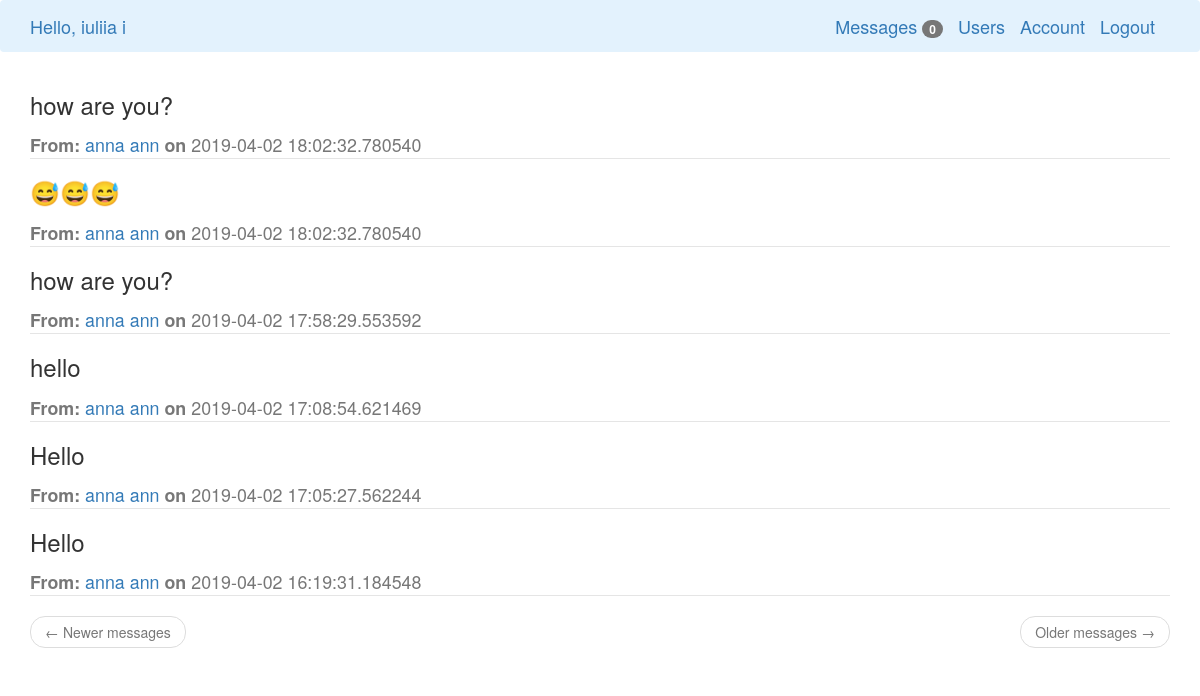
The app's page /messages (signed in) with its own data.
### main/models.py (models this page shows, shortened)
class User(db.Model, UserMixin):
    id = db.Column(db.Integer, primary_key=True)
    username = db.Column(db.String(20), unique=True, nullable=False)
    first_name = db.Column(db.String(50), nullable=False)
    last_name = db.Column(db.String(100), nullable=False)
    email = db.Column(db.String(120), unique=True, nullable=False)
    password = db.Column(db.String(60), nullable=False)
    messages_sent = db.relationship('Message',
                                    foreign_keys='Message.sender_id',
                                    backref='author', lazy='dynamic')
    messages_received = db.relationship('Message',
                                        foreign_keys='Message.recipient_id',
                                        backref='recipient', lazy='dynamic')
    last_message_read_time = db.Column(db.DateTime)
    notifications = db.relationship('Notification', backref='user',
                                    lazy='dynamic')
    tasks = db.relationship('Task', backref='user', lazy='dynamic')
    def new_messages(self):
        last_read_time = self.last_message_read_time or datetime(1900, 1, 1)
        return Message.query.filter_by(recipient=self).filter(
            Message.timestamp > last_read_time).count()
    def get_tasks_in_progress(self):
        return Task.query.filter_by(user=self, complete=False).all()

class Message(db.Model):
    id = db.Column(db.Integer, primary_key=True)
    sender_id = db.Column(db.Integer, db.ForeignKey('user.id'))
    recipient_id = db.Column(db.Integer, db.ForeignKey('user.id'))
    body = db.Column(db.Text)
    timestamp = db.Column(db.DateTime, index=True, default=datetime.utcnow())

### main/messages/routes.py (the view)
@messages.route('/messages')
@login_required
def msg():
    current_user.last_message_read_time = datetime.utcnow()
    db.session.commit()
    page = request.args.get('page', 1, type=int)
    messages = current_user.messages_received.order_by(
        Message.timestamp.desc()).paginate(
            page, current_app.config['POSTS_PER_PAGE'], False)
    next_url = url_for('messages.msg', page=messages.next_num) \
        if messages.has_next else None
    prev_url = url_for('messages.msg', page=messages.prev_num) \
        if messages.has_prev else None
    return render_template('messages.html', messages=messages.items,
                           next_url=next_url, prev_url=prev_url)

### main/models.py (called while the page is built)
@login_manager.user_loader
def load_user(user_id):
    return User.query.get(int(user_id))

### main/templates/messages.html (shortened to what this page needs)
{% extends "base.html" %}
{% block app_content %}
    {% for post in messages %}
    <h3 class="article-title" id="post{{ post.id }}">{{ post.body }}</h3>
    <legend class="border-bottom mb-1"><small class="text-muted"><b>From:</b>
    <a href="{{ url_for('messages.send_message', recipient=post.sender_id) }}">
        {{ post.author.first_name + ' ' + post.author.last_name }}</a>
            <b>on</b> {{ post.timestamp }}</small></legend>
    {% endfor %}
    <nav aria-label="...">
        <ul class="pager">
            <li class="previous{% if not prev_url %} disabled{% endif %}">
                <a href="{{ prev_url or '#' }}">
                    <span aria-hidden="true">&larr;</span> {{ 'Newer messages' }}
                </a>
            </li>
            <li class="next{% if not next_url %} disabled{% endif %}">
                <a href="{{ next_url or '#' }}">
                    {{ 'Older messages' }} <span aria-hidden="true">&rarr;</span>
                </a>
            </li>
        </ul>
    </nav>
{% endblock %}

### main/templates/base.html (shortened to what this page needs)
{% extends 'bootstrap/base.html' %}
{% block navbar %}
    <nav class="navbar navbar-light" style="background-color: #e3f2fd;">
        <div class="container">
            <div class="navbar-header">
                {% if current_user.is_authenticated %}
                <a class="navbar-brand" href="/">Hello, {{ current_user.first_name + ' ' + current_user.last_name }}</a>
                {% else %}
                <a class="navbar-brand" href="/">Main</a>
                {% endif %}
            </div>
            <div class="collapse navbar-collapse" id="navbarToogle">
                <ul class="nav navbar-nav navbar-right">
                    {% if current_user.is_authenticated %}
                         <a class="navbar-brand" href="{{ url_for('messages.msg') }}">Messages
                            {% set new_messages = current_user.new_messages() %}
                            <span id="message_count" class="badge">{{ new_messages }}</span></a>
                            <a class="navbar-brand" href="{{ url_for('primary.about') }}">Users</a>
                            <a class="navbar-brand" href="{{ url_for('users.account') }}">Account</a>
                            <a class="navbar-brand" href="{{ url_for('users.logout') }}">Logout</a>
                            {% else %}
                            <a class="navbar-brand" href="{{ url_for('users.login') }}">Login</a>
                            <a class="navbar-brand" href="{{ url_for('users.register') }}">Register</a>
                    {% endif %}
                </ul>
            </div>
        </div>
    </nav>
{% endblock %}
{% block content %}
    <div class="container">
        {% block app_content %}{% endblock %}
    </div>
{% endblock %}

### records on screen
User: first_name+last_name "iuliia i"
Message: body "how are you?", author "anna ann", timestamp "2019-04-02 18:02:32.780540"
Message: body "😅😅😅", author "anna ann", timestamp "2019-04-02 18:02:32.780540"
Message: body "how are you?", author "anna ann", timestamp "2019-04-02 17:58:29.553592"
Message: body "hello", author "anna ann", timestamp "2019-04-02 17:08:54.621469"
Message: body "Hello", author "anna ann", timestamp "2019-04-02 17:05:27.562244"
Message: body "Hello", author "anna ann", timestamp "2019-04-02 16:19:31.184548"

### other values on screen
{{ new_messages }} "0"
{{ 'Newer messages' }} "Newer messages"
{{ 'Older messages' }} "Older messages"
